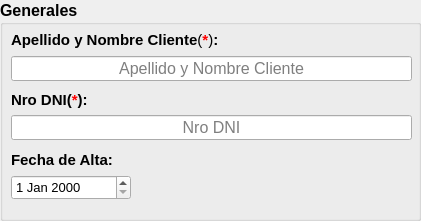
    <widget class="QGroupBox" name="groupBox_generales">
     <property name="geometry">
      <rect>
       <x>20</x>
       <y>40</y>
       <width>421</width>
       <height>221</height>
      </rect>
     </property>
     <property name="minimumSize">
      <size>
       <width>421</width>
       <height>191</height>
      </size>
     </property>
     <property name="maximumSize">
      <size>
       <width>421</width>
       <height>250</height>
      </size>
     </property>
     <property name="font">
      <font>
       <pointsize>12</pointsize>
       <weight>75</weight>
       <bold>true</bold>
      </font>
     </property>
     <property name="autoFillBackground">
      <bool>false</bool>
     </property>
     <property name="title">
      <string>Generales</string>
     </property>
     <property name="flat">
      <bool>false</bool>
     </property>
     <widget class="QLabel" name="label_codProv">
      <property name="geometry">
       <rect>
        <x>11</x>
        <y>31</y>
        <width>251</width>
        <height>18</height>
       </rect>
      </property>
      <property name="font">
       <font>
        <pointsize>11</pointsize>
        <weight>75</weight>
        <bold>true</bold>
        <underline>false</underline>
       </font>
      </property>
      <property name="text">
       <string>&lt;html&gt;&lt;head/&gt;&lt;body&gt;&lt;p&gt;Apellido y Nombre Cliente&lt;span style=&quot; font-weight:400;&quot;&gt;(&lt;/span&gt;&lt;span style=&quot; color:#ff0000;&quot;&gt;*&lt;/span&gt;&lt;span style=&quot; font-weight:400;&quot;&gt;)&lt;/span&gt;:&lt;/p&gt;&lt;/body&gt;&lt;/html&gt;</string>
      </property>
     </widget>
     <widget class="QLineEdit" name="input_nameclient">
      <property name="geometry">
       <rect>
        <x>11</x>
        <y>56</y>
        <width>401</width>
        <height>25</height>
       </rect>
      </property>
      <property name="font">
       <font>
        <pointsize>12</pointsize>
        <weight>50</weight>
        <bold>false</bold>
       </font>
      </property>
      <property name="text">
       <string/>
      </property>
      <property name="maxLength">
       <number>40</number>
      </property>
      <property name="alignment">
       <set>Qt::AlignCenter</set>
      </property>
      <property name="placeholderText">
       <string>Apellido y Nombre Cliente</string>
      </property>
     </widget>
     <widget class="QLabel" name="label_nameProv">
      <property name="geometry">
       <rect>
        <x>11</x>
        <y>91</y>
        <width>181</width>
        <height>18</height>
       </rect>
      </property>
      <property name="font">
       <font>
        <pointsize>11</pointsize>
        <weight>50</weight>
        <bold>false</bold>
        <underline>false</underline>
       </font>
      </property>
      <property name="text">
       <string>&lt;html&gt;&lt;head/&gt;&lt;body&gt;&lt;p&gt;&lt;span style=&quot; font-weight:600;&quot;&gt;Nro DNI(&lt;/span&gt;&lt;span style=&quot; font-weight:600; color:#ff0000;&quot;&gt;*&lt;/span&gt;&lt;span style=&quot; font-weight:600;&quot;&gt;):&lt;/span&gt;&lt;/p&gt;&lt;/body&gt;&lt;/html&gt;</string>
      </property>
     </widget>
     <widget class="QLineEdit" name="input_dni">
      <property name="geometry">
       <rect>
        <x>11</x>
        <y>115</y>
        <width>401</width>
        <height>25</height>
       </rect>
      </property>
      <property name="font">
       <font>
        <pointsize>12</pointsize>
        <weight>50</weight>
        <bold>false</bold>
       </font>
      </property>
      <property name="text">
       <string/>
      </property>
      <property name="maxLength">
       <number>8</number>
      </property>
      <property name="alignment">
       <set>Qt::AlignCenter</set>
      </property>
      <property name="placeholderText">
       <string>Nro DNI</string>
      </property>
     </widget>
     <widget class="QLabel" name="label_fechaAlta">
      <property name="geometry">
       <rect>
        <x>11</x>
        <y>151</y>
        <width>105</width>
        <height>18</height>
       </rect>
      </property>
      <property name="font">
       <font>
        <pointsize>11</pointsize>
        <weight>75</weight>
        <bold>true</bold>
        <underline>false</underline>
       </font>
      </property>
      <property name="text">
       <string>Fecha de Alta:</string>
      </property>
     </widget>
     <widget class="QDateEdit" name="input_fechaAlta">
      <property name="geometry">
       <rect>
        <x>11</x>
        <y>175</y>
        <width>120</width>
        <height>25</height>
       </rect>
      </property>
      <property name="minimumSize">
       <size>
        <width>100</width>
        <height>25</height>
       </size>
      </property>
      <property name="maximumSize">
       <size>
        <width>150</width>
        <height>30</height>
       </size>
      </property>
      <property name="font">
       <font>
        <pointsize>10</pointsize>
        <weight>50</weight>
        <bold>false</bold>
       </font>
      </property>
     </widget>
    </widget>
